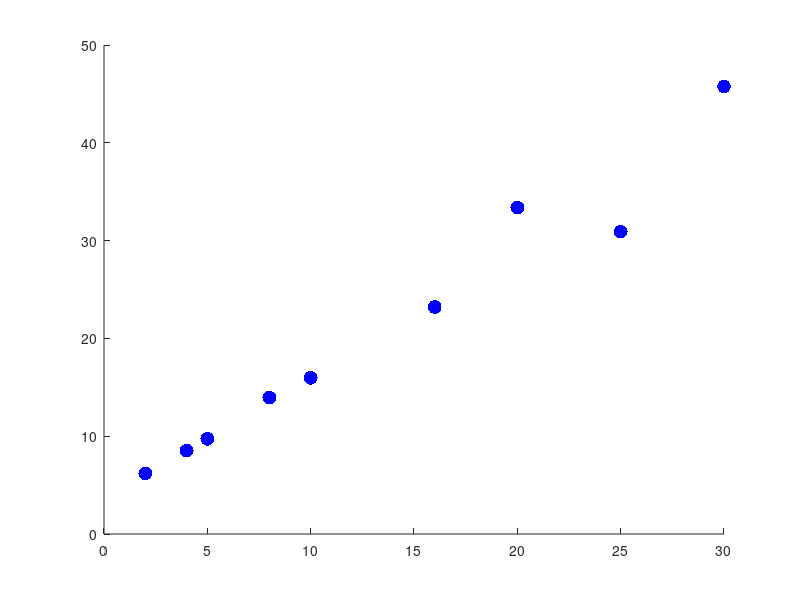

Reproduce this figure in MATLAB. (Note: this script raises an error after producing the figure.)

path = 'C:\Users\TERRA\Desktop\results';
% 定义网格分辨率和GLF值
resolutions = [2, 4, 5, 8, 10,16,20,25,30]; % 网格分辨率
AF = [6.20,8.53,9.74,13.95,15.97,23.21,33.38,30.91,45.76]; % area/ice shlef width   不规则格网5.59

figure
set(gcf,'color','w','position',[500 200 650 600]);
% 绘制散点图
scatter(resolutions, AF, 100, 'b', 'filled'); % 'b'代表蓝色，'filled'填充点

% % 拟合曲线（这里使用二次多项式）
% p = polyfit(resolutions, AF, 1); % 3表示3次多项式拟合
% % 生成拟合曲线的x值范围
% x_fit = linspace(0, 50, 100);
% 
% % 计算拟合曲线的y值
% y_fit = polyval(p, x_fit);


% 拟合曲线（这里使用robustfit）
[b, stats] = robustfit(resolutions, AF);
% 生成拟合曲线的x值范围
x_fit = linspace(0, 32, 100);
% 计算拟合曲线的y值
% y_fit = polyval(p, x_fit);
y_fit = b(1) + b(2) * x_fit;
% 计算拟合误差
se = stats.se;
% 绘制拟合曲线
hold on;
plot(x_fit, y_fit, 'r', 'LineWidth', 2);

hold on;
y_line = 5.59; % 不规则格网的AF
plot([0, 50], [y_line, y_line], 'k--', 'LineWidth', 2);
hold on;
% 绘制拟合误差阴影
fill([x_fit, fliplr(x_fit)], [y_fit + se, fliplr(y_fit - se)], [0.8, 0.8, 0.8], 'FaceAlpha', 0.25, 'EdgeColor', 'none');
% 设置坐标轴范围
xlim([0,32]);
set(gca,'xtick',[0 2 4 5 8 10 16 20 25 30]);
ylim([1, 50]);

% 添加标签和标题
xlabel('Grid size (km)','fontsize',15);
ylabel('Normalized GL error (km)','fontsize',15);
% title('Normalized GL error = Area Difference/Ice Shelf Width','fontsize',10);

% 添加图例
legend('Uniform grids', 'Robust fit','Nonuniform grids', 'Location', 'northwest','fontsize',15);
set(gca,'linewidth',1,'fontsize',15,'fontweight','normal','fontname','time news roman');
% 显示图形
grid on;

box on
print(gcf, fullfile(path, 'GL_Contrast.png'), '-dpng', '-r1000');